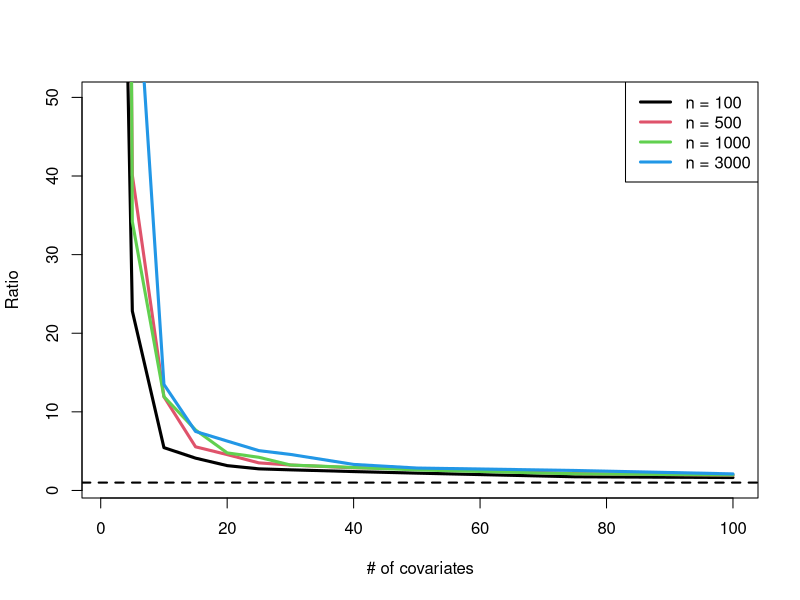
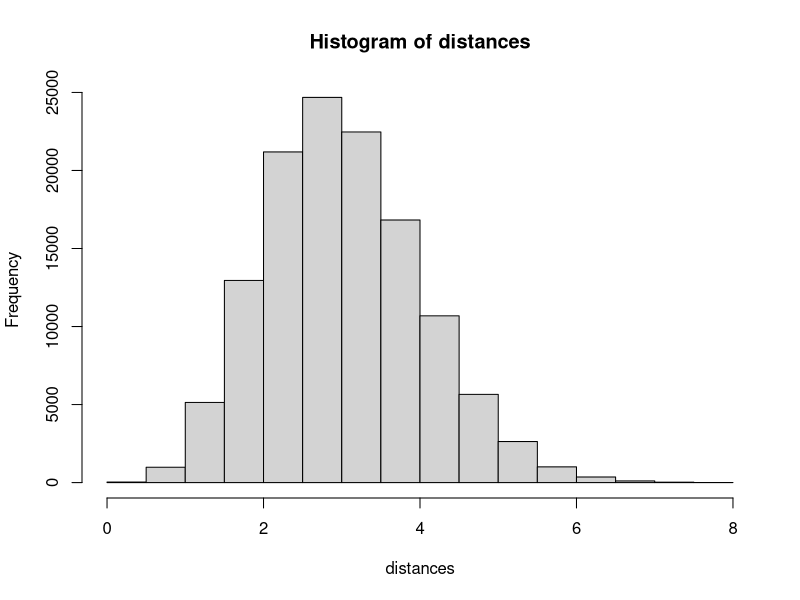
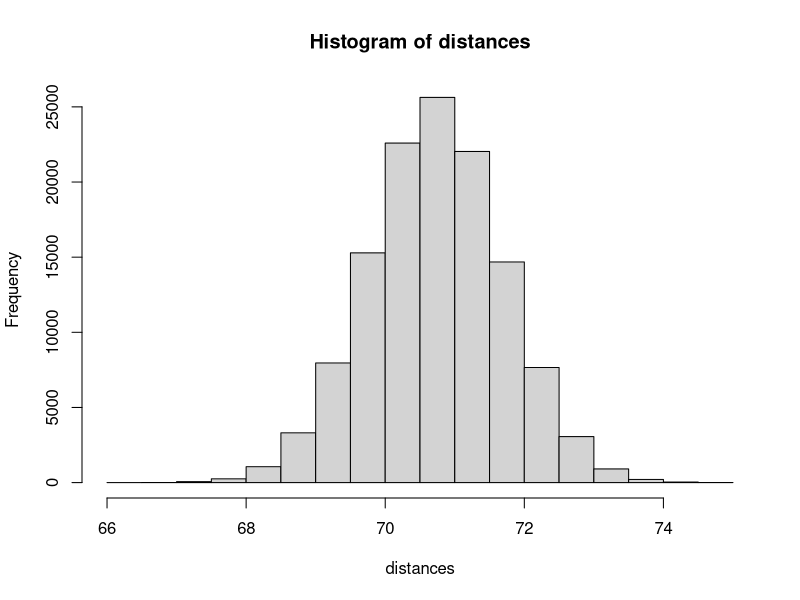

Here is the R script that generated these plots, in order:
library(mvtnorm)
library(e1071)
library(class)

set.seed(1)

## sample size and covariate dimension ranges
nVec = c(100,500,1000,3000)
pVec = c(1,3,5,10,15,20,25,30,40,50,75,100)

## store results
ratio = matrix(NA, length(pVec), length(nVec))

for (ni in 1 : length(nVec)) {
  for (pi in 1 : length(pVec)) {
    n = nVec[ni]
    p = pVec[pi]
    
    ## generate covariate matrix
    x = matrix(rnorm(n*p), n, p)
    
    ## get distances between all pairs of points
    distMat = as.matrix(dist(x))
    
    ## extract just upper triangle entries to avoid repeats
    distances = as.vector(distMat[which(upper.tri(distMat) == TRUE)])
    
    minDist = min(distances)
    maxDist = max(distances)
    
    ## store ratio of max to min
    ratio[pi,ni] = maxDist / minDist 
  }
}

## plot the effect of p on this ratio for different sample sizes
plot(pVec, ratio[,1], type="l", ylim=c(1,50), lwd=3,
     xlab = "# of covariates", ylab="Ratio")
lines(pVec, ratio[,2], lwd=3, col=2)
lines(pVec, ratio[,3], lwd=3, col=3)
lines(pVec, ratio[,4], lwd=3, col=4)
abline(h = 1, lty=2, lwd=2)
legend("topright", paste("n =", nVec), col=1:4, lwd=3, lty=1)

## Can also look at the histogram of differences
n = 500
p = 5
x = matrix(rnorm(n*p), n, p)

## get distances between all pairs of points
distMat = as.matrix(dist(x))

## extract just upper triangle entries to avoid repeats
distances = as.vector(distMat[which(upper.tri(distMat) == TRUE)])

hist(distances)

## More predictors now
n = 500
p = 2500
x = matrix(rnorm(n*p), n, p)

## get distances between all pairs of points
distMat = as.matrix(dist(x))

## extract just upper triangle entries to avoid repeats
distances = as.vector(distMat[which(upper.tri(distMat) == TRUE)])

hist(distances)


## Now see what happens if we do dimension reduction
set.seed(2)
n = 1000
p = 200

x = matrix(rnorm(n*p), n, p)

## true regression function
f = function(x) {
  return(-1.5 + exp(x[,1]) + 2*x[,2] - log(x[,3]^2))
}

## generate outcome
y = rbinom(n, 1, p = pnorm(f(x)))

## generate testing data
xtest = matrix(rnorm(500*p), 500, p)
ytest = rbinom(n, 1, p = pnorm(f(xtest)))

## Find the 5 covariates with largest correlation with y
keep = order(abs(cor(y, x)), decreasing=TRUE)[1:5]

x2 = x[,keep]
xtest2 = xtest[,keep]

## run knn on full set
knnMod = knn(train=x, test=xtest, k=10, cl=y)
knnPred = as.numeric(as.character(knnMod))

## compare predictions with truth
mean(knnPred != ytest)

## now run only on the chosen covariates
knnMod5 = knn(train=x2, test=xtest2, k=10, cl=y)
knnPred5 = as.numeric(as.character(knnMod5))

## compare predictions with truth
mean(knnPred5 != ytest)


## now run on the true set of covariates
x3  = x[,1:3]
xtest3 = xtest[,1:3]

knnModTrue = knn(train=x3, test=xtest3, k=10, cl=y)
knnPredTrue = as.numeric(as.character(knnModTrue))

## compare predictions with truth
mean(knnPredTrue != ytest)
